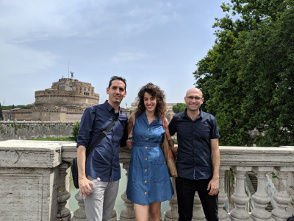
#> input picture main/gallery/0-294x220.5.jpeg, 294 x 221 px; its folder holds only this picture in this run
$ python resize_images.py main/gallery/0-294x220.5.jpeg
#> lines starting #> are read from the running program, lines starting #| are printed output that depends on the picture
#!python3
"""
This is a simple script to resize a specified image / directory (all images in main/gallery by default), to a new resolution.
Defaults to a new height of 600 pixels (aspect ratio is preserved so width is calculated automatically).
Resized file names are suffixed with '-height-<NEW HEIGHT>' (e.g. 'image.jpg' -> 'image-height-600.jpg').
Usage:
    python3 resize_images.py [ARGUMENTS] [OPTIONS]
Arguments:
    PATH                Default: all images in main/gallery.
                          Can be a path to a single image or to a directory with images.
Options:
    --height=<HEIGHT>   Default: 600.
    --dry-run           Don't actually save any files to disk.
    -h, --help          Show this help message and exit.
    --no-overwrite      Write resized images to a new file, instead of overwriting the original. Default: overwrite.
                          If the target file already exists, and has the same resolution as the target resolution,
                          it will be skipped. If it has a different resolution, user will be prompted to overwrite.

Examples:
    python3 resize_images.py
    python3 resize_images.py /main/gallery/31.png
    python3 resize_images.py --height=800
    python3 resize_images.py --height=800 /main/gallery/31.png
    python3 resize_images.py /family-albums/eilat-2018 --no-overwrite
"""
import sys
from pathlib import Path

try:
    from PIL import Image
except ModuleNotFoundError:
    print('\x1b[31;1mERROR\x1b[0m: PIL (Python Imaging Library) is required to run this script.\n'
          'Install it with `pip3 install Pillow` (preferably from a virtual environment).')
    sys.exit(1)

def confirm(prompt):
    if '\n' in prompt:
        prompt = "\n   ".join(prompt.splitlines()) + "\n  "
    prompt = f'\x1b[36;1m ? \x1b[22m{prompt} \x1b[1my/n\x1b[0m '
    answer = input(prompt).strip().lower()
    while not answer:
        print('\x1b[1mNo answer given.\x1b[0m')
        answer = input(prompt).strip().lower()
    return answer in ('y', 'yes')


def resize_image(path: Path):
    image = Image.open(path)
    original_image_size_kb = path.stat().st_size / 1_000
    width, height = image.size
    new_width = int(width // (height / new_height))
    if new_width == width or new_height == height:
        print(f'\x1b[1mSkipping\x1b[0m {path} (already at {new_width}x{new_height})')
        return
    if new_width >= width or new_height >= height:
        prompt = (f'{path} original size is {width}x{height}.\n'
                  f'Are you sure you want to resize it to {new_width}x{new_height}?')
        if not confirm(prompt):
            return
    resized = image.resize((new_width, new_height))
    if overwrite:
        resized_path = path
    else:
        resized_path = Path(f'{path.parent}/{path.stem}-height-{new_height}{path.suffix}')
        if resized_path.exists():
            existing_resized_image = Image.open(resized_path)
            if existing_resized_image.size == (new_width, new_height):
                print(f'\x1b[1mSkipping\x1b[0m {path}; A {new_width}x{new_height} already exists: {resized_path}')
                return
            prompt = (f'{resized_path} already exists, but at {"x".join(map(str,existing_resized_image.size))}.\n'
                      f'Are you sure you want to overwrite it with a {new_width}x{new_height} image?')
            if not confirm(prompt):
                return
    message = f'\x1b[1mResizing\x1b[0m {path} ({width}x{height}) -> {resized_path} ({new_width}x{new_height})'
    if dry_run:
        message += " (not really because of --dry-run)"
    print(message)
    if not dry_run:
        resized.save(resized_path, optimize=True)
        resized_size_kb = Path(resized_path).stat().st_size / 1_000
        message = f'Original file size: {original_image_size_kb:,.2f}KB, resized file size: {resized_size_kb:,.2f}KB'
        if resized_size_kb >= original_image_size_kb:
            print(f'\033[33m{message}\033[0m')
        else:
            print(f'\033[32m{message}\033[0m')


def main():
    if dry_run:
        print('\x1b[1mDRY RUN\x1b[0m, not actually saving any files to disk')
    if not target_path.exists():
        print(f'\x1b[31;1mERROR\x1b[0m: {target_path} does not exist')
        sys.exit(1)
    if target_path.is_dir():
        images = [image for image in target_path.iterdir() if image.suffix.lower() in ('.jpg', '.jpeg', '.png')]
        prompt = f'Resize all {len(images)} images in {target_path} to {new_height}px height?'
        if overwrite:
            prompt += '\nThis will overwrite existing files, so remember to back up your originals first'
        else:
            prompt += f'\nThis will create new images ending with "-height-{new_height}", so remember to change gallery.json to point to the resized images'
        if not confirm(prompt):
            sys.exit(0)
        for path in images:
            print()
            resize_image(path)
    else:
        if not confirm(f'Resize {target_path} to {new_height}px height?'):
            sys.exit(0)
        resize_image(target_path)


if __name__ == '__main__':
    target_path = None
    dry_run = False
    new_height = 600
    overwrite = True
    while sys.argv[1:]:
        arg = sys.argv.pop(1)
        if arg == '-h' or 'help' in arg:
            print(__doc__)
            sys.exit(0)
        if arg == '--dry-run':
            dry_run = True
        elif arg.startswith('--height'):
            if '=' in arg:
                new_height = int(arg.split('=')[1])
            else:
                new_height = int(sys.argv.pop(1))
        elif arg == '--no-overwrite':
            overwrite = False
        else:
            if target_path is None:
                target_path = Path(arg)
            else:
                sys.exit(f'\x1b[31;1mERROR\x1b[0m: too many arguments: {arg}.\n{__doc__}')
    if target_path is None:
        target_path = Path('main/gallery')
    main()
#> the answer given: y
#> in resize_image, image is the input picture: PIL image 294x221 RGB; mean R, G, B 116.8, 123.8, 127.4
#> the answer given: y
#> in resize_image, `resized = image.resize((new_width, new_height))`:
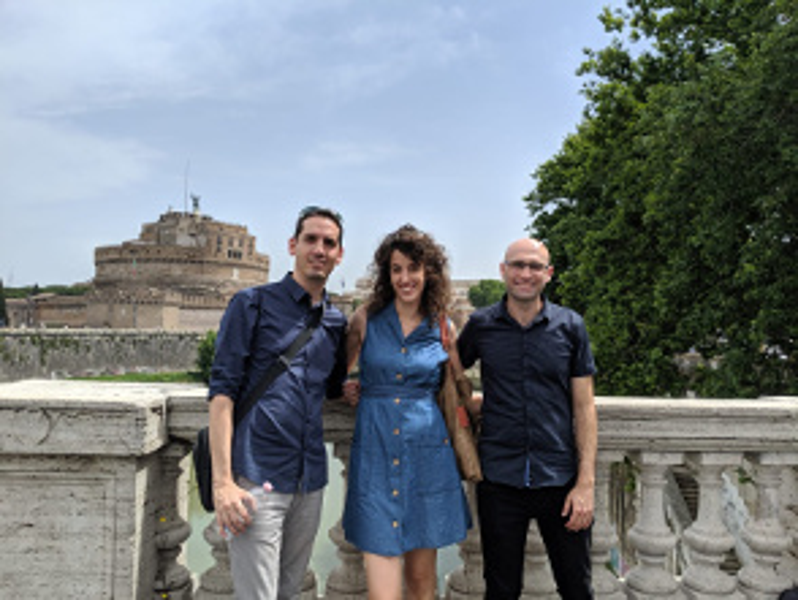
#> resized: PIL image 798x600 RGB; mean R, G, B 116.8, 123.8, 127.4
#| [1mResizing[0m main/gallery/0-294x220.5.jpeg (294x221) -> main/gallery/0-294x220.5.jpeg (798x600)

$ run again, on main/gallery/00.jpg
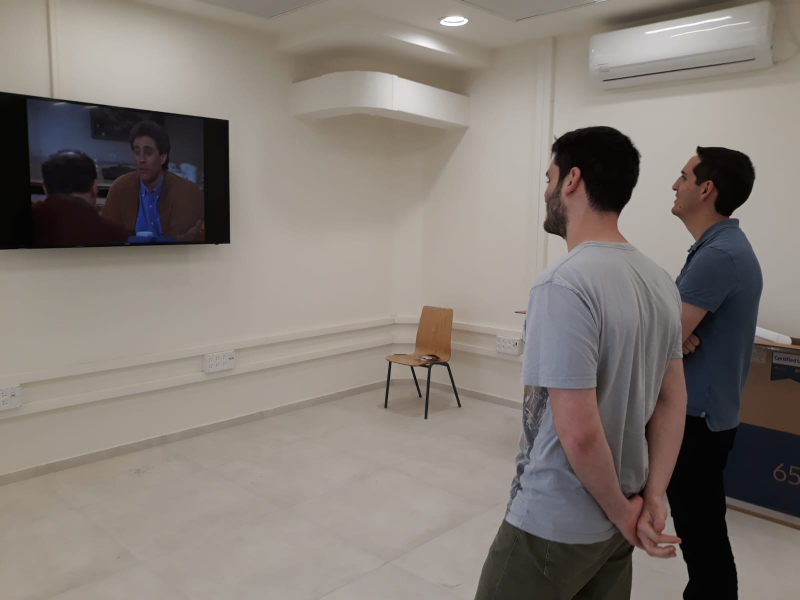
#> input picture main/gallery/00.jpg, 1600 x 1200 px (shown at 1/2 size)
#> in resize_image, image is the input picture: PIL image 1600x1200 RGB; mean R, G, B 132.4, 124.5, 118.3
#> in resize_image, `resized = image.resize((new_width, new_height))`:
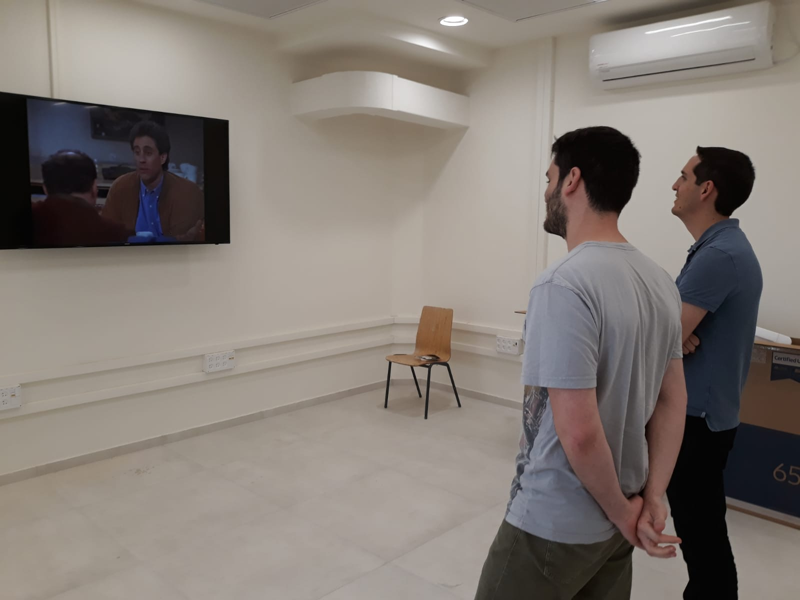
#> resized: PIL image 800x600 RGB; mean R, G, B 132.4, 124.5, 118.3
#| [1mResizing[0m main/gallery/00.jpg (1600x1200) -> main/gallery/00.jpg (800x600)
